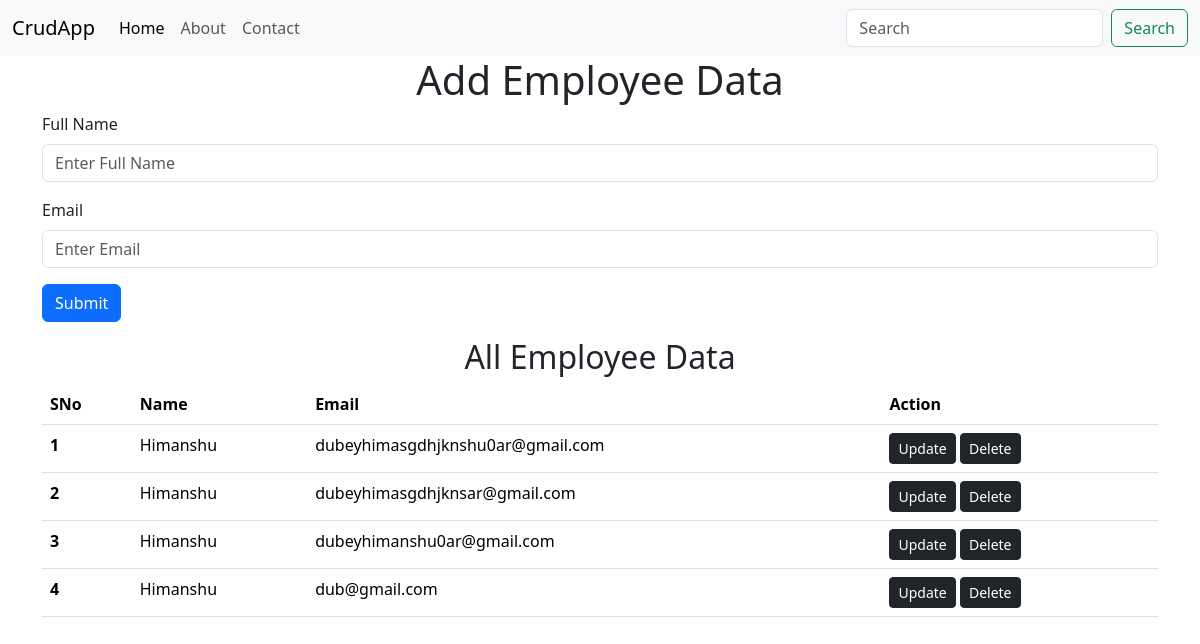
The page / on the database its author committed.
### app.py (models this page shows)
class Employee(db.Model):
   sno = db.Column(db.Integer, primary_key = True)
   name = db.Column(db.String(200), nullable = False) #we need to remove white null space
   email = db.Column(db.String(500), nullable = False)

### app.py (the view, shortened to what this page needs)
@app.route("/", methods=['GET', 'POST'])
def home():
   allemployee = Employee.query.all()
   return render_template("index.html", allemployee=allemployee)

### templates/index.html
{% extends 'base.html' %}
{% block body %}
<div class="container">
    <h1 class="text-center">Add Employee Data</h1>
    <form action="/" method="post">
        <div class="mb-3">
            <label for="" class="form-label">Full Name</label>
            <input type="text" class="form-control" name="name" id="" placeholder="Enter Full Name", required>
        </div>
        <div class="mb-3">
            <label for="" class="form-label">Email</label>
            <input type="email" class="form-control" name="email" id="" placeholder="Enter Email">
        </div>
        <div class="mb-3">
            <button type="submit" class="btn btn-primary">Submit</button>
        </div>
    </form>
</div>
<div class="container">
    <h2 class="text-center">All Employee Data</h2>
    <table class="table">
        <thead>
            <tr>
                <th scope="col">SNo</th>
                <th scope="col">Name</th>
                <th scope="col">Email</th>
                <th scope="col">Action</th>
            </tr>
        </thead>
        <tbody>
            {% for i in allemployee %}
            <tr>
                <th scope="row">{{i.sno}}</th>
                <td>{{i.name}}</td>
                <td>{{i.email}}</td>
                <td>
	<a href="/update/{{i.sno}}" class="btn btn-dark btn-sm" role="button">Update</a>
        <a href="/delete/{{i.sno}}" class="btn btn-dark btn-sm" role="button">Delete</a>
</td>
            </tr>
            {% endfor %}
        </tbody>
    </table>
</div>
{% endblock body %}

### templates/base.html (shortened to what this page needs)
<!doctype html>
<html lang="en">
    <head>
        <link href="https://cdn.jsdelivr.net/npm/bootstrap@5.3.8/dist/css/bootstrap.min.css" rel="stylesheet">
    </head>
    <body>
        <nav class="navbar navbar-expand-lg bg-body-tertiary">
            <div class="container-fluid">
                <a class="navbar-brand" href="/">CrudApp</a>
                <div class="collapse navbar-collapse" id="navbarSupportedContent">
                    <ul class="navbar-nav me-auto mb-2 mb-lg-0">
                        <li class="nav-item">
                            <a class="nav-link active" aria-current="page" href="/">Home</a>
                        </li>
                        <li class="nav-item">
                            <a class="nav-link" href="/about">About</a>
                        </li>
                        <li class="nav-item">
                            <a class="nav-link" href="/about">Contact</a>
                        </li>
                    </ul>
                    <form class="d-flex" role="search">
                        <input class="form-control me-2" type="search" placeholder="Search" aria-label="Search"/>
                        <button class="btn btn-outline-success" type="submit">Search</button>
                    </form>
                </div>
            </div>
        </nav>
        {% block body %}
        {% endblock body %}
    </body>
</html>

### rows shown on the page
Employee: sno "1", name "Himanshu", email "dubeyhimasgdhjknshu0ar@gmail.com"
Employee: sno "2", name "Himanshu", email "dubeyhimasgdhjknsar@gmail.com"
Employee: sno "3", name "Himanshu", email "dubeyhimanshu0ar@gmail.com"
Employee: sno "4", name "Himanshu", email "dub@gmail.com"
